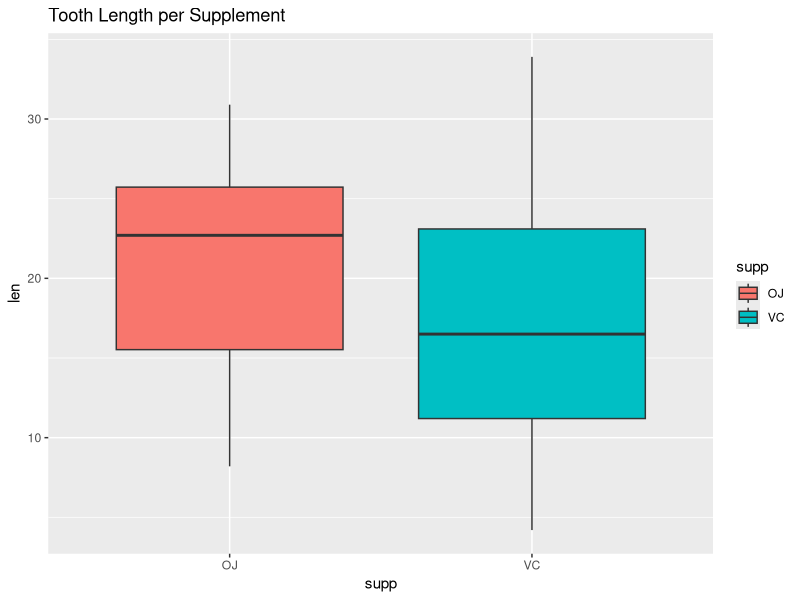
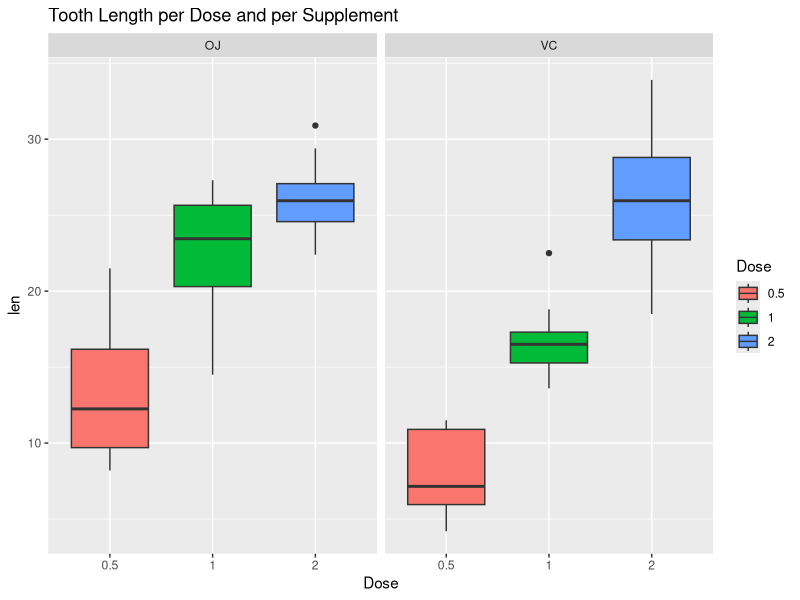

Write R code to recreate these figures, in order. (Note: this script raises an error after producing the figures.)
## ---- chunk 1
knitr::opts_chunk$set(echo = TRUE)
## ---- chunk 2
library(ggplot2)
library(datasets)
data(ToothGrowth)
## ---- chunk 3
str(ToothGrowth)
summary(ToothGrowth)
## ---- chunk 4
table(ToothGrowth$supp, ToothGrowth$dose)
## ---- chunk 5
ggplot(ToothGrowth, aes(x=supp,y=len,fill=supp)) +
  geom_boxplot() +
  ggtitle("Tooth Length per Supplement")
## ---- chunk 6
ggplot(ToothGrowth, aes(x=as.factor(dose),y=len,fill = as.factor(dose))) +
  geom_boxplot() +
  facet_wrap( ~ supp) +
  ggtitle("Tooth Length per Dose and per Supplement") +
  labs(x = "Dose", fill = "Dose") 
## ---- chunk 7
dose_0.5 <- ToothGrowth[ToothGrowth$dose == 0.5, ]
dose_1.0 <- ToothGrowth[ToothGrowth$dose == 1.0, ]
dose_2.0 <- ToothGrowth[ToothGrowth$dose == 2.0, ]
## ---- chunk 8
test0.5 <- t.test(len ~ supp, paired = FALSE, var.equal = FALSE, data = dose_0.5)
sprintf("p-value for dose = 0.5: %g", test0.5$p.value)
sprintf("Confidence Interval for Dose = 0.5: %g", test0.5$conf)
## ---- chunk 9
test1.0 <- t.test(len ~ supp, paired = FALSE, var.equal = FALSE, data = dose_1.0)
sprintf("p-value for dose = 1.0: %g", test1.0$p.value)
sprintf("Confidence Interval for Dose = 1.0: %g", test1.0$conf)
## ---- chunk 10
test2.0 <- t.test(len ~ supp, paired = FALSE, var.equal = FALSE, data = dose_2.0)
sprintf("p-value for dose = 2.0: %g", test2.0$p.value)
sprintf("Confidence Interval for Dose = 2.0: %g", test2.0$conf)
